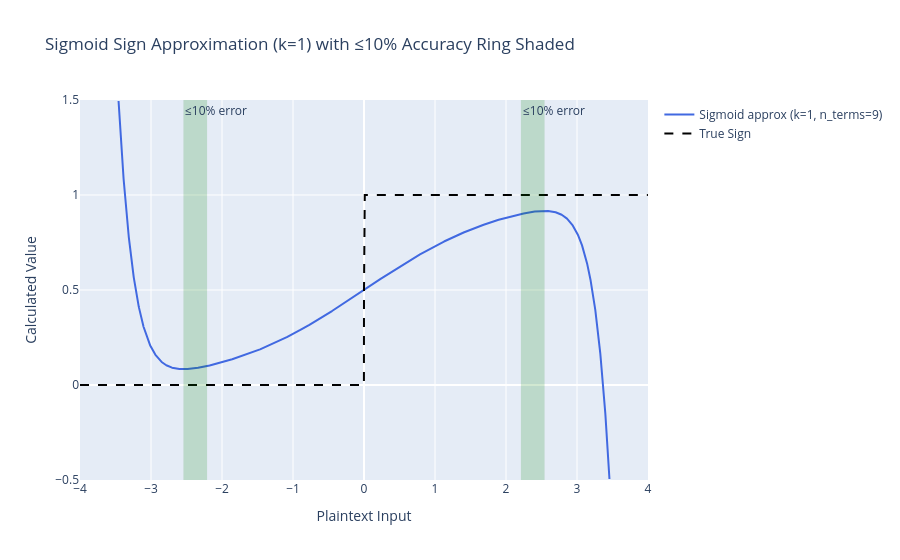

The notebook cell saved with this chart:
### Code cell
# Visualize the k=1 sigmoid sign approximation with its <=10% accuracy ring shaded.

import pandas as pd
import numpy as np
import plotly.graph_objects as go

df = pd.read_csv("tests/sigmoid_convergence_results.csv")
ACC_TOL = 0.10


def accuracy_within_window(sub_k):
    k = int(sub_k['k'].iloc[0])
    radius = np.pi / k

    left  = sub_k[(sub_k['x_value'] < 0) & (sub_k['x_value'] >= -radius)]
    right = sub_k[(sub_k['x_value'] > 0) & (sub_k['x_value'] <=  radius)]

    rhs_radius = right.loc[right['sigmoid_approximation'].idxmax(), 'x_value']
    lhs_radius = left.loc[left['sigmoid_approximation'].idxmin(),  'x_value']

    rhs_win = right[right['x_value'] <= rhs_radius].copy()
    lhs_win = left[left['x_value']  >= lhs_radius].copy()

    rhs_win['err'] = (rhs_win['sigmoid_approximation'] - rhs_win['sign_real']).abs()
    lhs_win['err'] = (lhs_win['sigmoid_approximation'] - lhs_win['sign_real']).abs()

    rhs_ok = rhs_win.loc[rhs_win['err'] <= ACC_TOL, 'x_value']
    lhs_ok = lhs_win.loc[lhs_win['err'] <= ACC_TOL, 'x_value']
    rhs_lo, rhs_hi = (rhs_ok.min(), rhs_ok.max()) if len(rhs_ok) else (np.nan, np.nan)
    lhs_lo, lhs_hi = (lhs_ok.min(), lhs_ok.max()) if len(lhs_ok) else (np.nan, np.nan)

    return {
        'k': k,
        'lhs_<=tol': (lhs_lo, lhs_hi),
        'rhs_<=tol': (rhs_lo, rhs_hi),
    }


K = 1
sub = df[df['k'] == K].sort_values('x_value')
stats = accuracy_within_window(sub)
(llo, lhi) = stats['lhs_<=tol']
(rlo, rhi) = stats['rhs_<=tol']

# Mask the divergent Taylor tail — sigmoid lives in [0,1], clip outside [-0.5, 1.5].
plot = sub.copy()
plot['sigmoid_approximation'] = plot['sigmoid_approximation'].where(
    plot['sigmoid_approximation'].between(-0.5, 1.5), np.nan
)

fig = go.Figure()

# Shaded <=10% accuracy rings (left and right), drawn first so curves sit on top.
for lo, hi in [(llo, lhi), (rlo, rhi)]:
    fig.add_vrect(
        x0=lo, x1=hi,
        fillcolor="green", opacity=0.18, line_width=0,
        annotation_text=f"≤{ACC_TOL:.0%} error",
        annotation_position="top left",
    )

fig.add_trace(go.Scatter(
    x=plot['x_value'], y=plot['sigmoid_approximation'],
    mode="lines", name=f"Sigmoid approx (k={K}, n_terms=9)",
    line=dict(color="royalblue", width=2),
))
fig.add_trace(go.Scatter(
    x=sub['x_value'], y=sub['sign_real'],
    mode="lines", name="True Sign",
    line=dict(color="black", dash="dash", width=2),
))

fig.update_xaxes(title="Plaintext Input", range=[-4, 4])
fig.update_yaxes(title="Calculated Value", range=[-0.5, 1.5])
fig.update_layout(
    title=f"Sigmoid Sign Approximation (k={K}) with ≤{ACC_TOL:.0%} Accuracy Ring Shaded",
)
fig.show()

### Figure 1 — Plotly figure (JSON) as saved in the notebook; plotly's stock layout.template omitted (floating-point values rounded to 4 significant figures; data arrays with more than 128 entries replaced by an {"elided": "..."} marker saying what was removed)
{"data": [{"line": {"color": "royalblue", "width": 2}, "mode": "lines", "name": "Sigmoid approx (k=1, n_terms=9)", "type": "scatter", "x": {"elided": "8000 float values"}, "y": {"elided": "8000 float values"}}, {"line": {"color": "black", "dash": "dash", "width": 2}, "mode": "lines", "name": "True Sign", "type": "scatter", "x": {"elided": "8000 float values"}, "y": {"elided": "8000 float values"}}], "layout": {"annotations": [{"showarrow": false, "text": "≤10% error", "x": -2.543, "xanchor": "left", "xref": "x", "y": 1, "yanchor": "top", "yref": "y domain"}, {"showarrow": false, "text": "≤10% error", "x": 2.21, "xanchor": "left", "xref": "x", "y": 1, "yanchor": "top", "yref": "y domain"}], "shapes": [{"fillcolor": "green", "line": {"width": 0}, "opacity": 0.18, "type": "rect", "x0": -2.543, "x1": -2.21, "xref": "x", "y0": 0, "y1": 1, "yref": "y domain"}, {"fillcolor": "green", "line": {"width": 0}, "opacity": 0.18, "type": "rect", "x0": 2.21, "x1": 2.543, "xref": "x", "y0": 0, "y1": 1, "yref": "y domain"}], "title": {"text": "Sigmoid Sign Approximation (k=1) with ≤10% Accuracy Ring Shaded"}, "xaxis": {"range": [-4, 4], "title": {"text": "Plaintext Input"}}, "yaxis": {"range": [-0.5, 1.5], "title": {"text": "Calculated Value"}}}}
